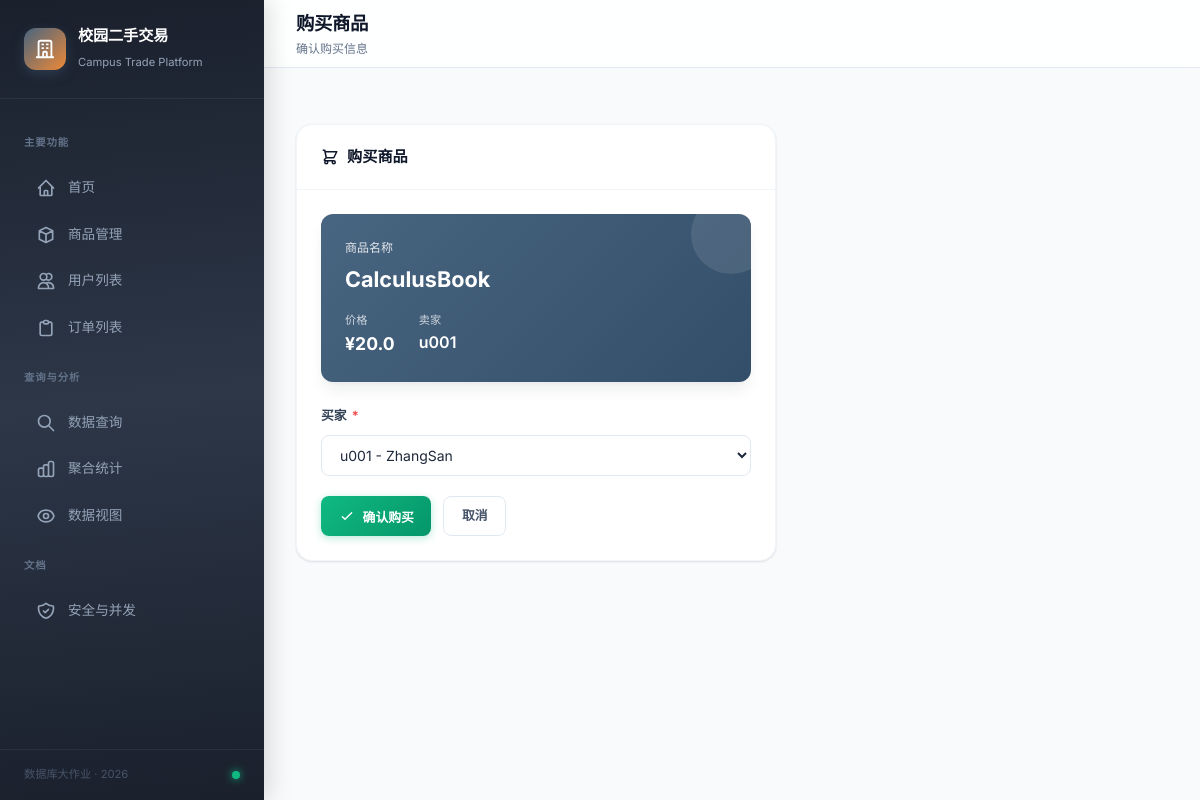
Page /purchase/i001 on the committed database.
### tables this page shows
CREATE TABLE item (
            item_id    TEXT PRIMARY KEY,
            item_name  TEXT NOT NULL,
            category   TEXT NOT NULL,
            price      REAL NOT NULL CHECK(price > 0),
            status     INTEGER NOT NULL DEFAULT 0 CHECK(status IN (0, 1)),
            seller_id  TEXT NOT NULL,
            list_date  TEXT NOT NULL,
            FOREIGN KEY (seller_id) REFERENCES user(user_id)
        );

### app.py (the view, shortened to what this page needs)
@app.route('/purchase/<item_id>', methods=['GET', 'POST'])
def purchase(item_id):
    conn = get_db()
    item = conn.execute('SELECT * FROM item WHERE item_id = ?', (item_id,)).fetchone()
    users = conn.execute('SELECT * FROM user').fetchall()
    conn.close()
    return render_template('purchase.html', item=item, users=users)

### db.py (called while the page is built)
def get_db():
    conn = sqlite3.connect(DB_PATH)
    conn.row_factory = sqlite3.Row
    conn.execute("PRAGMA foreign_keys = ON")
    return conn

### templates/purchase.html (shortened to what this page needs)
{% extends "base.html" %}
{% block page_title %}购买商品{% endblock %}
{% block page_desc %}确认购买信息{% endblock %}
{% block content %}
<div class="card" style="max-width:480px;">
    <div class="card-header">
        <h3>
            <svg fill="none" stroke="currentColor" viewBox="0 0 24 24" width="18" height="18"><path stroke-linecap="round" stroke-linejoin="round" stroke-width="2" d="M3 3h2l.4 2M7 13h10l4-8H5.4M7 13L5.4 5M7 13l-2.293 2.293c-.63.63-.184 1.707.707 1.707H17m0 0a2 2 0 100 4 2 2 0 000-4zm-8 2a2 2 0 11-4 0 2 2 0 014 0z"></path></svg>
            购买商品
        </h3>
    </div>
    <div class="card-body">
        {% if item %}
        <div style="background:linear-gradient(135deg,var(--primary-600),var(--primary-700));color:#fff;padding:1.5rem;border-radius:var(--radius);margin-bottom:1.5rem;box-shadow:var(--shadow-md);position:relative;overflow:hidden;">
            <div style="position:absolute;top:-20px;right:-20px;width:80px;height:80px;background:rgba(255,255,255,0.1);border-radius:50%;"></div>
            <p style="font-size:0.75rem;opacity:0.85;font-weight:500;">商品名称</p>
            <p style="font-size:1.35rem;font-weight:700;margin:0.25rem 0;">{{ item.item_name }}</p>
            <div style="display:flex;gap:1.5rem;margin-top:1rem;">
                <div>
                    <p style="font-size:0.7rem;opacity:0.75;font-weight:500;">价格</p>
                    <p style="font-weight:700;font-size:1.1rem;">¥{{ item.price }}</p>
                </div>
                <div>
                    <p style="font-size:0.7rem;opacity:0.75;font-weight:500;">卖家</p>
                    <p style="font-weight:600;">{{ item.seller_id }}</p>
                </div>
            </div>
        </div>
        {% if item.status == 1 %}
            <div style="background:var(--danger-50);border:1.5px solid var(--danger-100);color:var(--danger-700);padding:1rem;border-radius:var(--radius);text-align:center;">
                <div style="display:flex;align-items:center;justify-content:center;gap:0.5rem;margin-bottom:0.5rem;">
                    <svg fill="none" stroke="currentColor" viewBox="0 0 24 24" width="20" height="20"><path stroke-linecap="round" stroke-linejoin="round" stroke-width="2" d="M12 9v2m0 4h.01m-6.938 4h13.856c1.54 0 2.502-1.667 1.732-3L13.732 4c-.77-1.333-2.694-1.333-3.464 0L3.34 16c-.77 1.333.192 3 1.732 3z"></path></svg>
                    <p style="font-weight:600;">该商品已售出，无法购买</p>
                </div>
            </div>
            <a href="/items" class="btn btn-primary" style="margin-top:1rem;">
                <svg fill="none" stroke="currentColor" viewBox="0 0 24 24" width="16" height="16"><path stroke-linecap="round" stroke-linejoin="round" stroke-width="2" d="M10 19l-7-7m0 0l7-7m-7 7h18"></path></svg>
                返回商品列表
            </a>
        {% else %}
        <form method="post">
            <div class="form-group">
                <label>买家 <span class="required">*</span></label>
                <select name="buyer_id" required>
                    {% for u in users %}
                    <option value="{{ u.user_id }}">{{ u.user_id }} - {{ u.user_name }}</option>
                    {% endfor %}
                </select>
            </div>
            <div style="display:flex;gap:0.75rem;">
                <button type="submit" class="btn btn-success">
                    <svg fill="none" stroke="currentColor" viewBox="0 0 24 24" width="16" height="16"><path stroke-linecap="round" stroke-linejoin="round" stroke-width="2" d="M5 13l4 4L19 7"></path></svg>
                    确认购买
                </button>
                <a href="/items" class="btn btn-ghost">取消</a>
            </div>
        </form>
        {% endif %}
        {% endif %}
    </div>
</div>
{% endblock %}

### templates/base.html (style rules this page uses)
:root { --primary-50: #f0f4f8; --primary-100: #d9e2ec; --primary-200: #bcccdc; --primary-300: #9fb3c8; --primary-400: #829ab1; --primary-500: #627d98; --primary-600: #486581; --primary-700: #334e68; --primary-800: #243b53; --primary-900: #102a43; --accent-400: #f6ad55; --accent-500: #ed8936; --accent-600: #dd6b20; --success-50: #ecfdf5; --success-100: #d1fae5; --success-500: #10b981; --success-600: #059669; --success-700: #047857; --warning-50: #fffbeb; --warning-100: #fef3c7; --warning-500: #f59e0b; --warning-600: #d97706; --danger-50: #fef2f2; --danger-100: #fee2e2; --danger-500: #ef4444; --danger-600: #dc2626; --danger-700: #b91c1c; --gray-0: #ffffff; --gray-50: #f8fafc; --gray-100: #f1f5f9; --gray-200: #e2e8f0; --gray-300: #cbd5e1; --gray-400: #94a3b8; --gray-500: #64748b; --gray-600: #475569; --gray-700: #334155; --gray-800: #1e293b; --gray-900: #0f172a; --sidebar-width: 264px; --header-height: 68px; --radius-sm: 8px; --radius: 12px; --radius-lg: 16px; --radius-xl: 20px; --shadow-xs: 0 1px 2px rgba(15, 23, 42, 0.04); --shadow-sm: 0 1px 3px rgba(15, 23, 42, 0.08), 0 1px 2px rgba(15, 23, 42, 0.04); --shadow: 0 4px 6px -1px rgba(15, 23, 42, 0.06), 0 2px 4px -2px rgba(15, 23, 42, 0.04); --shadow-md: 0 10px 15px -3px rgba(15, 23, 42, 0.08), 0 4px 6px -4px rgba(15, 23, 42, 0.04); --shadow-lg: 0 20px 25px -5px rgba(15, 23, 42, 0.08), 0 8px 10px -6px rgba(15, 23, 42, 0.04); --shadow-glow: 0 0 20px rgba(98, 125, 152, 0.25); --transition-fast: 150ms cubic-bezier(0.4, 0, 0.2, 1); --transition: 250ms cubic-bezier(0.4, 0, 0.2, 1); --transition-slow: 350ms cubic-bezier(0.4, 0, 0.2, 1); --space-1: 0.25rem; --space-2: 0.5rem; --space-3: 0.75rem; --space-4: 1rem; --space-5: 1.25rem; --space-6: 1.5rem; --space-8: 2rem; --space-10: 2.5rem; --space-12: 3rem; }
* { margin: 0; padding: 0; box-sizing: border-box; }
html { scroll-behavior: smooth; }
body { font-family: 'Inter', 'Noto Sans SC', -apple-system, BlinkMacSystemFont, 'Segoe UI', sans-serif; background: var(--gray-50); color: var(--gray-800); line-height: 1.6; min-height: 100vh; display: flex; -webkit-font-smoothing: antialiased; -moz-osx-font-smoothing: grayscale; }
.card { background: var(--gray-0); border-radius: var(--radius-lg); box-shadow: var(--shadow-sm); border: 1px solid var(--gray-100); overflow: hidden; transition: all var(--transition); }
.card-header { padding: var(--space-5) var(--space-6); border-bottom: 1px solid var(--gray-100); display: flex; align-items: center; justify-content: space-between; }
.card-header h3 { font-size: 0.95rem; font-weight: 600; color: var(--gray-900); display: flex; align-items: center; gap: var(--space-2); }
.card-body { padding: var(--space-6); }
.btn { display: inline-flex; align-items: center; justify-content: center; gap: var(--space-2); padding: 0.55rem 1.1rem; border-radius: var(--radius-sm); font-size: 0.8rem; font-weight: 600; text-decoration: none; cursor: pointer; border: none; transition: all var(--transition-fast); position: relative; overflow: hidden; white-space: nowrap; }
.btn::after { content: ''; position: absolute; inset: 0; background: linear-gradient(180deg, rgba(255,255,255,0.15) 0%, transparent 100%); opacity: 0; transition: opacity var(--transition-fast); }
.btn svg { width: 16px; height: 16px; flex-shrink: 0; }
.btn-success { background: linear-gradient(135deg, var(--success-500) 0%, var(--success-600) 100%); color: #fff; box-shadow: 0 2px 8px rgba(16, 185, 129, 0.3); }
.btn-ghost { background: transparent; color: var(--gray-600); border: 1.5px solid var(--gray-200); }
.form-group { margin-bottom: var(--space-5); }
.form-group label { display: block; margin-bottom: var(--space-2); font-size: 0.8rem; font-weight: 600; color: var(--gray-700); }
.form-group label .required { color: var(--danger-500); margin-left: 2px; }
.form-group input, .form-group select, .form-group textarea { width: 100%; padding: 0.65rem 0.875rem; border: 1.5px solid var(--gray-200); border-radius: var(--radius-sm); font-size: 0.875rem; font-family: inherit; transition: all var(--transition-fast); background: var(--gray-0); color: var(--gray-800); }

### rows in the picture
item: item_name "CalculusBook", price "20.0", seller_id "u001"

### other values in the picture
form field buyer_id "u001 - ZhangSan"
